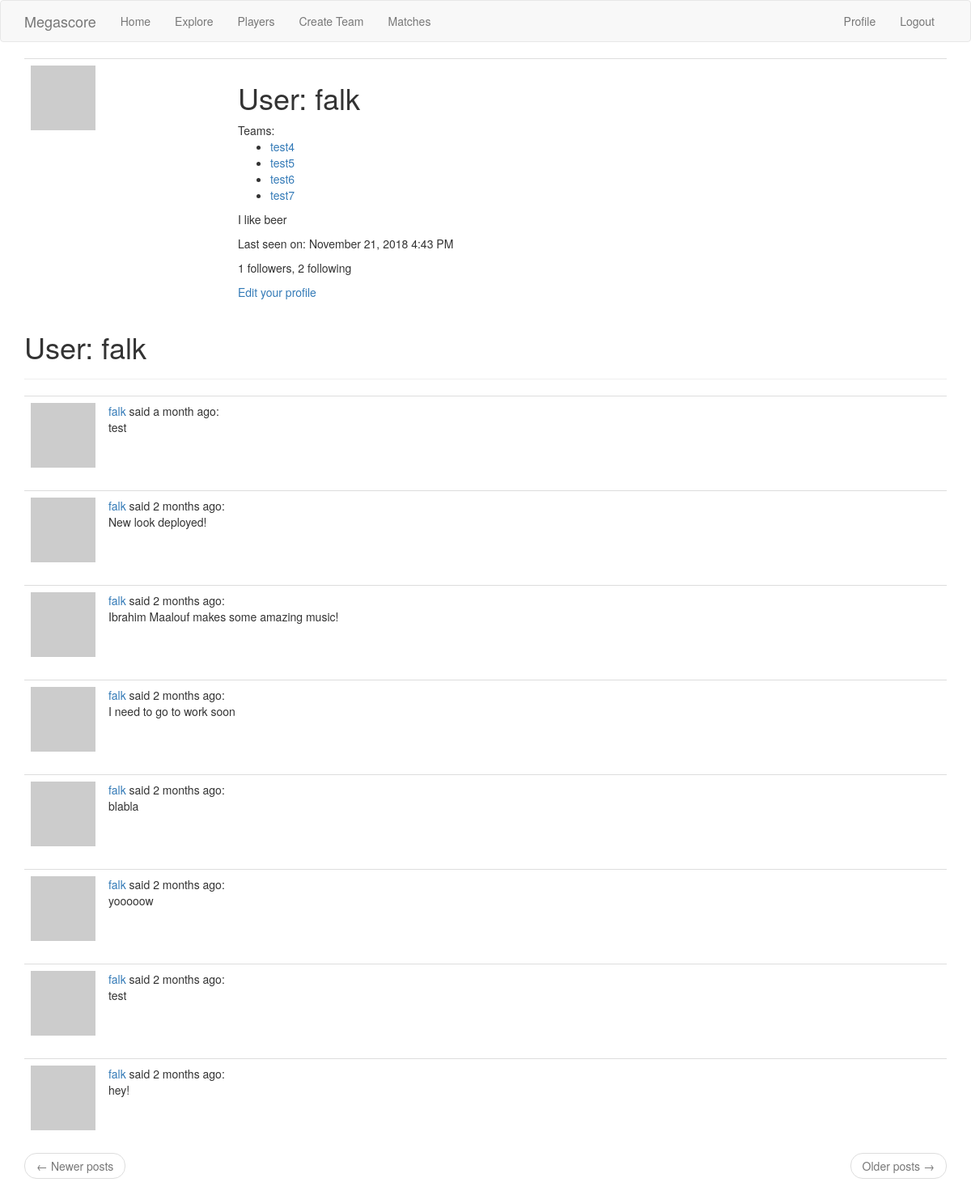
Page /user/falk (signed in) on the earlier database version.
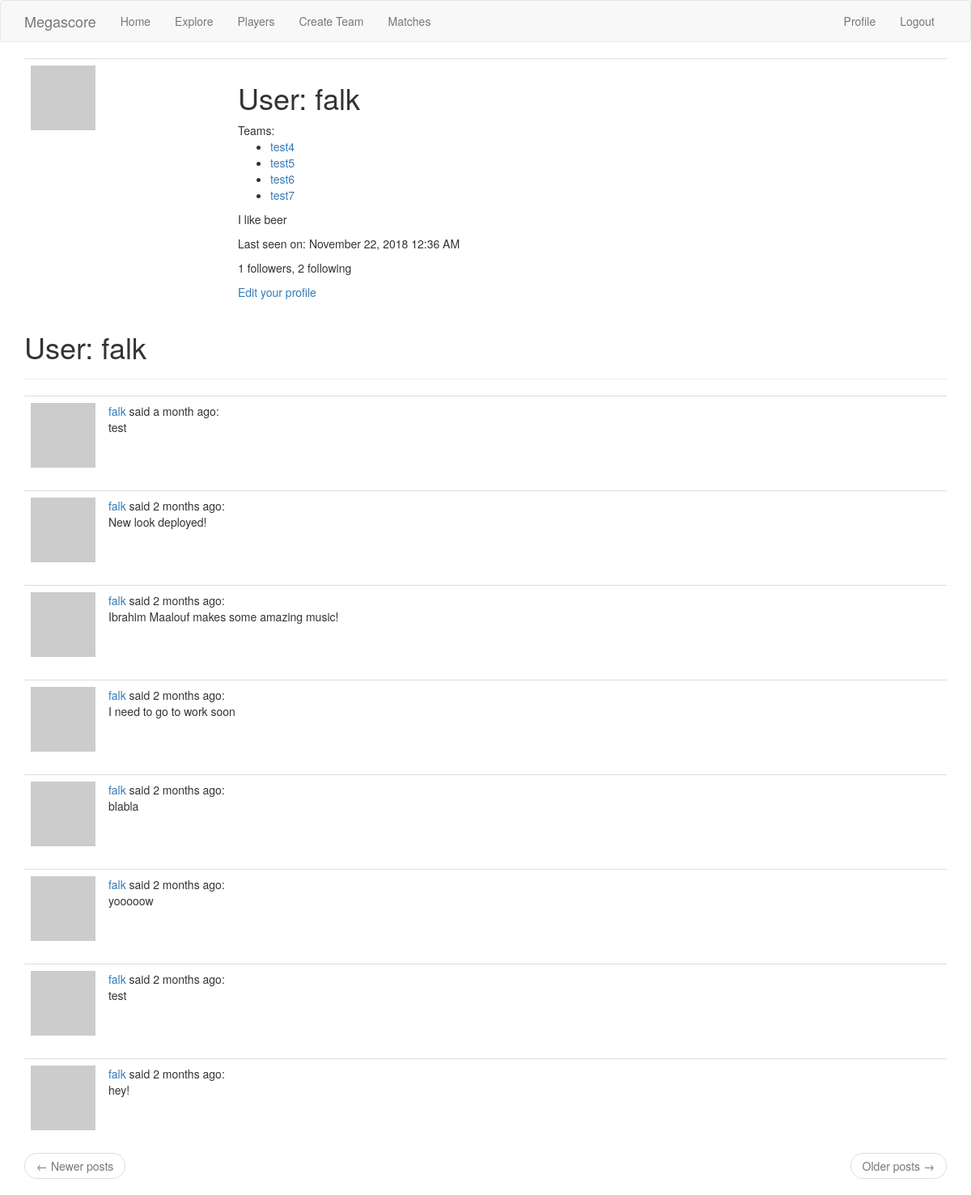
Same page on the later database version.
### app/models.py (models this page shows, shortened)
class User(UserMixin, db.Model):
    id = db.Column(db.Integer, primary_key=True)
    username = db.Column(db.String(64), index=True, unique=True)
    email = db.Column(db.String(120), index=True, unique=True)
    password_hash = db.Column(db.String(128))
    posts = db.relationship('Post', backref='author', lazy='dynamic')
    about_me = db.Column(db.String(140))
    last_seen = db.Column(db.DateTime, default=datetime.utcnow)
    def avatar(self, size):
        digest = md5(self.email.lower().encode('utf-8')).hexdigest()
        return 'https://www.gravatar.com/avatar/{}?d=identicon&s={}'.format(digest, size)
    followed = db.relationship(
        'User', secondary=followers,
        primaryjoin=(followers.c.follower_id == id),
        secondaryjoin=(followers.c.followed_id == id),
        backref=db.backref('followers', lazy='dynamic'), lazy='dynamic'
    )

### app/main/routes.py (the view)
@bp.route('/user/<username>')
@login_required
def user(username):
    user = User.query.filter_by(username=username).first_or_404()
    page = request.args.get('page', 1, type=int)
    posts = user.posts.order_by(Post.timestamp.desc()).paginate(page, current_app.config['POSTS_PER_PAGE'], False)
    next_url = url_for('main.user', username=username, page=posts.next_num) if posts.has_next else None
    prev_url = url_for('main.user', username=username, page=posts.prev_num) if posts.has_prev else None
    return render_template('user.html', user=user, posts=posts.items, next_url=next_url, prev_url=prev_url)

### app/main/routes.py (called while the page is built)
@bp.before_app_request
def before_request():
    if current_user.is_authenticated:
        current_user.last_seen = datetime.utcnow()
        db.session.commit()

### app/models.py (called while the page is built)
@login.user_loader
def load_user(id):
    return User.query.get(int(id))

### app/templates/user.html
{% extends 'base.html' %}
{% block app_content %}
    <table class="table table-hover">
        <tr>
            <td width="256px"><img src="{{ user.avatar(128) }}"></td>
            <td>
                <h1>User: {{ user.username }}</h1>
                Teams:
                <ul>
                    {% for fteam in user.fantasy_teams %}
                    <li><a href="{{ url_for('main.my_fantasy_team', team_name=fteam.name) }}">{{ fteam.name }}</a></li>
                    {% endfor %}
                </ul>
                {% if user.about_me %}<p>{{ user.about_me }}</p>{% endif %}
                {% if user.last_seen %}<p>Last seen on: {{ moment(user.last_seen).format('LLL') }}</p>{% endif %}
                <p>{{ user.followers.count() }} followers, {{ user.followed.count() }} following</p>
                {% if user == current_user %}
                    <p><a href="{{ url_for('main.edit_profile') }}">Edit your profile</a></p>
                {% elif not current_user.is_following(user) %}
                    <p><a href="{{ url_for('main.follow', username=user.username) }}">Follow</a></p>
                {% else %}
                    <p><a href="{{ url_for('main.unfollow', username=user.username) }}">Unfollow</a></p>
                {% endif %}
            </td>
        </tr>
    </table>
    <h1>User: {{ user.username }}</h1>
    <hr>
    {% for post in posts %}
        {% include '_post.html' %}
    {% endfor %}
    <nav aria-label="...">
        <ul class="pager">
            <li class="previous{% if not prev_url %} disabled{% endif %}">
                <a href="{{ prev_url or '#' }}">
                    <span aria-hidden="true">&larr;</span> Newer posts
                </a>
            </li>
            <li class="next{% if not next_url %} disabled{% endif %}">
                <a href="{{ next_url or '#' }}">
                    Older posts <span aria-hidden="true">&rarr;</span>
                </a>
            </li>
        </ul>
    </nav>
{% endblock %}

Differences in the rows shown:
changed User "falk": last_seen "November 21, 2018 4:43 PM" → "November 22, 2018 12:36 AM"
